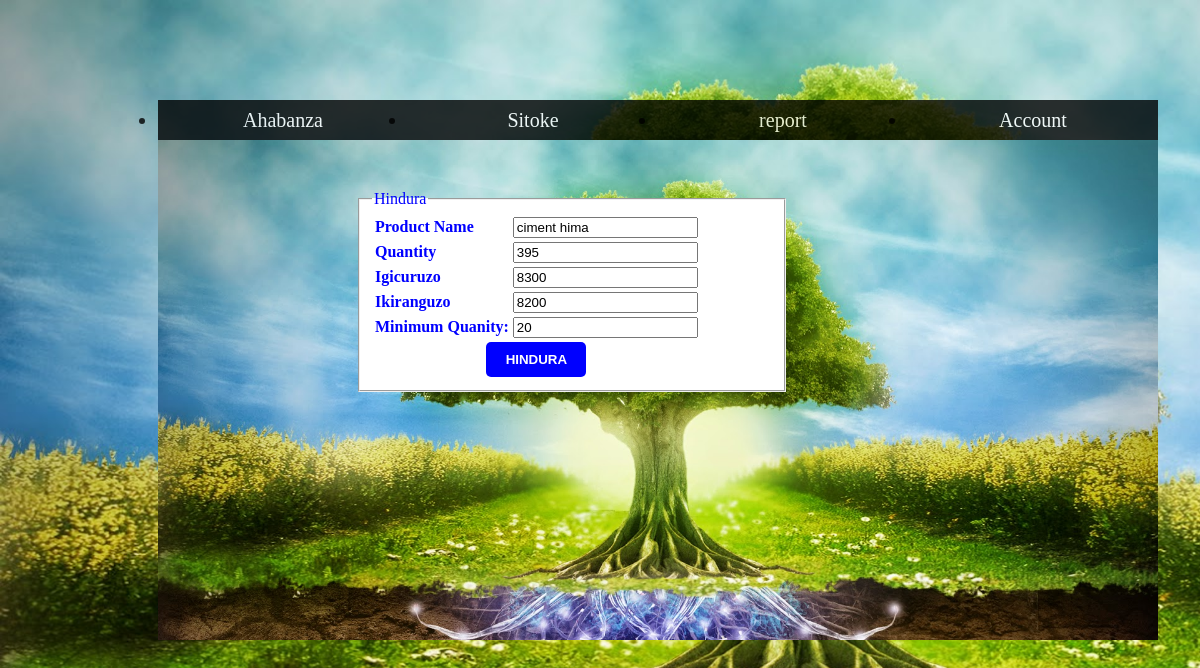
The app's page /admin/index.php?edit_pro=16 (signed in) with its own data.
### tables this page shows
CREATE TABLE `new_stock` (
  `id` int(10) NOT NULL,
  `prod_name` varchar(255) NOT NULL,
  `selling_price` double NOT NULL,
  `original_price` double NOT NULL,
  `quantiy` double NOT NULL,
  `min_qty` int(10) NOT NULL
);

### admin/edit_pro.php (the view, shortened to what this page needs)
<?php
include"include/connnect.php";
if(isset($_GET['edit_pro'])){
	$pro_id=$_GET['edit_pro'];
	$sel="select * from new_stock where id='$pro_id'";
	$run_sel=mysqli_query($con,$sel);
	while($row_pro=mysqli_fetch_array($run_sel)){
	$pro_name=$row_pro['prod_name'];
	$sell_price=$row_pro['selling_price'];
	$org_price=$row_pro['original_price'];
	$quantity=$row_pro['quantiy'];
	$min=$row_pro['min_qty'];
	}
}
?>
<html>
<head>
</head>
<body bgcolor="skyblue">
<form action="" method="post" enctype="multipart/form-data">
  <fieldset style="width:400px; height:auto; background-color:white;align:center; color:blue;
  margin-left:200px; margin-top:50px; font-family:COMIC SANS MS;"><legend>Hindura</legend>
  <table style="font-family:COMIC SANS MS;color:blue;">
  <tr><td><b>Product Name</b></td><td><input type="text" name="product_name" value="<?php echo $pro_name;  ?>"></td></tr>
  <tr><td> <b>Quantity</b> </td><td> <input type="text" name="qty" value="<?php echo $quantity;   ?>" required></td></tr>
  <tr><td> <b>Igicuruzo</b> </td><td> <input type="text" name="sell_price"  value="<?php  echo $sell_price;  ?>"required></td></tr>
   <tr><td> <b>Ikiranguzo</b>  </td><td> <input type="text" name="org_price" value="<?php  echo $org_price;  ?>" required></td></tr>
   <tr><td> <b>Minimum Quanity:</b>  </td><td> <input type="text" name="min" value="<?php  echo $min;  ?>" required></td></tr>
  <tr align="center"><td colspan="3">
  <input type="submit" name="update"  value="HINDURA"  style="width:100px;
	 height:35px; border:0;	 border-radius:5px;	 -webkit-border-radius:5px;	-o-border-radius:5px;	-moz-border-radius:5px;
	background-color:blue;		font-weight:bolder; color:white;" ></td></tr>
  </table>
  </fieldset>
</form>
</body>
</html>

### admin/style.css (style rules this page uses)
body { background-image:url(images/green.jpg); background-size:cover; }

### records on screen
new_stock: product_name "ciment hima", qty "395", sell_price "8300", org_price "8200", min "20"
